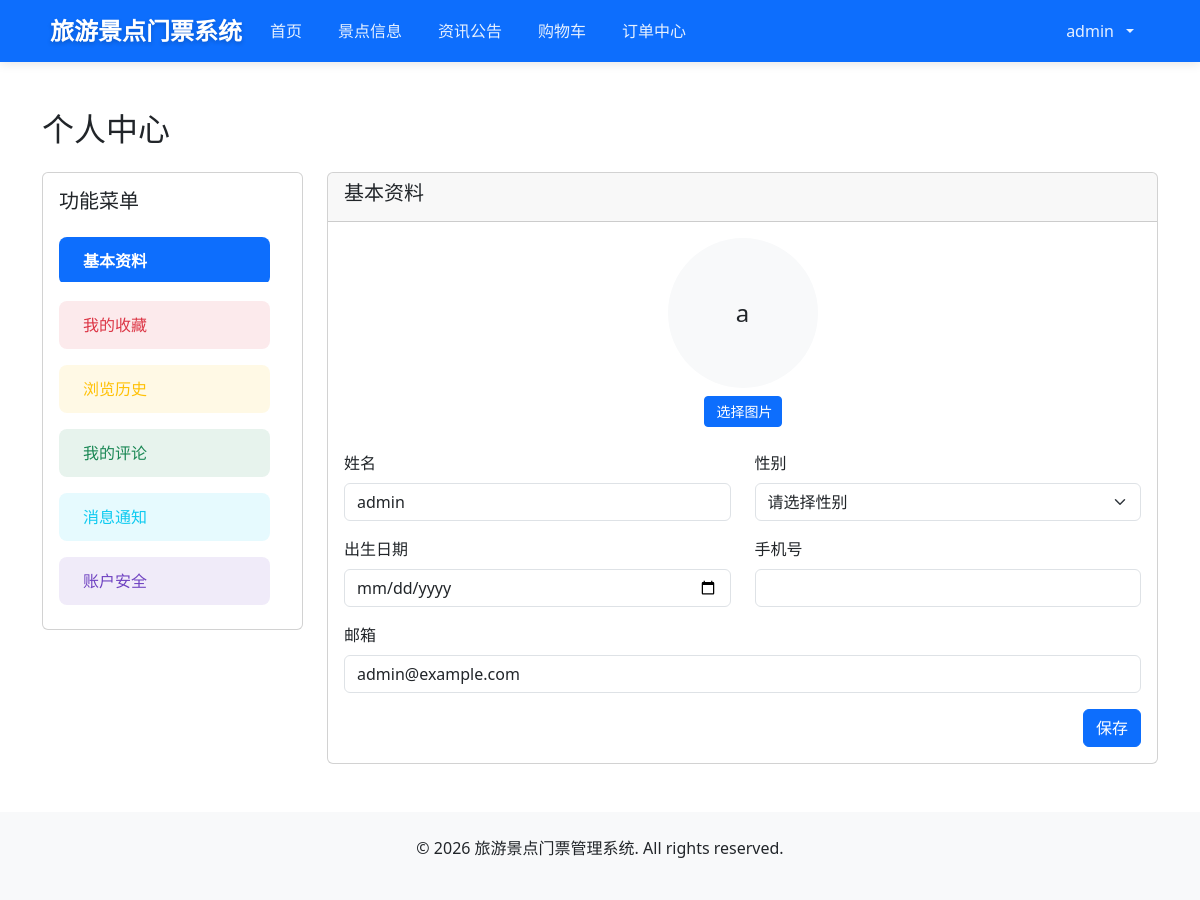
/personal_center/ (signed in), run on the app's committed database.
### ticket/models.py (models this page shows)
class User(AbstractUser):
    DoesNotExist = None
    objects = UserManager()
    ROLE_CHOICES = (
        (0, '游客'),        # 普通用户，可浏览景点、购买门票
        (1, '景点管理员'),  # 可管理自己负责的景点信息
        (2, '网站管理员'),  # 可管理所有系统资源
    )
    GENDER_CHOICES = (
        ('', '请选择性别'),  # 默认空值，提示用户选择
        ('male', '男'),      # 男性
        ('female', '女'),    # 女性
        ('other', '其他'),   # 其他性别
    )
    role = models.IntegerField(choices=ROLE_CHOICES, default=0, verbose_name='角色')
    avatar = models.ImageField(upload_to='avatars/', null=True, blank=True, verbose_name='头像')
    phone = models.CharField(max_length=11, null=True, blank=True, verbose_name='手机号')
    gender = models.CharField(max_length=10, choices=GENDER_CHOICES, default='', verbose_name='性别')
    birthdate = models.DateField(null=True, blank=True, verbose_name='出生日期')
    class Meta:
        verbose_name = '用户'           # 模型的可读名称
        verbose_name_plural = verbose_name  # 复数形式的可读名称

### ticket/views.py (the view, shortened to what this page needs)
# urls.py: path('personal_center/', views.personal_center, name='personal_center'),
@login_required
def personal_center(request):
    return render(request, 'personal_center.html')

### templates/personal_center.html (shortened to what this page needs)
{% extends 'base.html' %}
{% block content %}
    <div class="container mt-5">
        <h2>个人中心</h2>
        <div class="row mt-4">
            <div class="col-md-3">
                <div class="card">
                    <div class="card-body">
                        <h5 class="card-title mb-4">功能菜单</h5>
                        <ul class="nav nav-pills flex-column">
                            <li class="nav-item mb-2">
                                <a class="nav-link active" id="basic-info-tab" data-bs-toggle="pill" href="#basic-info" role="tab" aria-controls="basic-info" aria-selected="true">
                                     基本资料
                                </a>
                            </li>
                            <li class="nav-item mb-2">
                                <a class="nav-link" id="favorites-tab" data-bs-toggle="pill" href="#favorites" role="tab" aria-controls="favorites" aria-selected="false">
                                     我的收藏
                                </a>
                            </li>
                            <li class="nav-item mb-2">
                                <a class="nav-link" id="browse-history-tab" data-bs-toggle="pill" href="#browse-history" role="tab" aria-controls="browse-history" aria-selected="false">
                                     浏览历史
                                </a>
                            </li>
                            <li class="nav-item mb-2">
                                <a class="nav-link" id="my-comments-tab" data-bs-toggle="pill" href="#my-comments" role="tab" aria-controls="my-comments" aria-selected="false">
                                     我的评论
                                </a>
                            </li>
                            <li class="nav-item mb-2">
                                <a class="nav-link" id="notifications-tab" data-bs-toggle="pill" href="#notifications" role="tab" aria-controls="notifications" aria-selected="false">
                                     消息通知
                                </a>
                            </li>
                            <li class="nav-item">
                                <a class="nav-link" id="account-security-tab" data-bs-toggle="pill" href="#account-security" role="tab" aria-controls="account-security" aria-selected="false">
                                     账户安全
                                </a>
                            </li>
                        </ul>
                    </div>
                </div>
            </div>
            <div class="col-md-9">
                <div class="tab-content" id="personalCenterTabsContent">
                    <div class="tab-pane fade show active" id="basic-info" role="tabpanel" aria-labelledby="basic-info-tab">
                        <div class="card">
                            <div class="card-header">
                                <h5>基本资料</h5>
                            </div>
                            <div class="card-body">
                                <form method="post" enctype="multipart/form-data">
                                    <div class="mb-4 text-center">
                                        {% if user.avatar %}
                                        <img id="avatarPreview" src="{{ user.avatar.url }}" alt="头像" class="rounded-circle" style="width: 150px; height: 150px; object-fit: cover; cursor: pointer;">
                                        {% else %}
                                        <div id="avatarPreview" class="rounded-circle bg-light d-flex align-items-center justify-content-center" style="width: 150px; height: 150px; margin: 0 auto; cursor: pointer;">
                                            <span class="fs-4">{{ user.username|first }}</span>
                                        </div>
                                        {% endif %}
                                        <div class="mt-2">
                                            <label for="avatar" class="btn btn-primary btn-sm">
                                                 选择图片
                                            </label>
                                        </div>
                                    </div>
                                    <div class="row">
                                        <div class="col-md-6 mb-3">
                                            <label for="username" class="form-label">姓名</label>
                                            <input type="text" class="form-control" id="username" name="username" value="{{ user.username }}" required>
                                        </div>
                                        <div class="col-md-6 mb-3">
                                            <label for="gender" class="form-label">性别</label>
                                            <select class="form-select" id="gender" name="gender">
                                                <option value="" {% if not user.gender %}selected{% endif %}>请选择性别</option>
                                            </select>
                                        </div>
                                    </div>
                                    <div class="row">
                                        <div class="col-md-6 mb-3">
                                            <label for="birthdate" class="form-label">出生日期</label>
                                            <input type="date" class="form-control" id="birthdate" name="birthdate" value="{{ user.birthdate|date:'Y-m-d' }}">
                                        </div>
                                        <div class="col-md-6 mb-3">
                                            <label for="phone" class="form-label">手机号</label>
                                            <input type="tel" class="form-control" id="phone" name="phone" value="{{ user.phone|default:'' }}">
                                        </div>
                                    </div>
                                    <div class="mb-3">
                                        <label for="email" class="form-label">邮箱</label>
                                        <input type="email" class="form-control" id="email" name="email" value="{{ user.email }}" required>
                                    </div>
                                    <div class="d-grid gap-2 d-md-flex justify-content-md-end">
                                        <button type="submit" class="btn btn-primary">保存</button>
                                    </div>
                                </form>
                            </div>
                        </div>
                    </div>
                </div>
            </div>
        </div>
    </div>
{% endblock %}

### templates/base.html (shortened to what this page needs)
<!DOCTYPE html>
<html lang="zh-CN">
<head>
    <link rel="stylesheet" href="https://cdn.jsdelivr.net/npm/bootstrap@5.3.0/dist/css/bootstrap.min.css">
</head>
<body>
    <nav class="navbar navbar-expand-lg navbar-dark bg-primary">
        <div class="container">
            <a class="navbar-brand" href="{% url 'ticket:index' %}">
                旅游景点门票系统
            </a>
            <div class="collapse navbar-collapse" id="navbarNav">
                <ul class="navbar-nav me-auto">
                    <li class="nav-item">
                        <a class="nav-link " aria-current="" href="{% url 'ticket:index' %}">
                            首页
                        </a>
                    </li>
                    <li class="nav-item">
                        <a class="nav-link {% if request.resolver_match.view_name == 'ticket:scenic_spots' %}active{% endif %}" href="{% url 'ticket:scenic_spots' %}">
                            景点信息
                        </a>
                    </li>
                    <li class="nav-item">
                        <a class="nav-link {% if request.resolver_match.view_name == 'ticket:news_list' or request.resolver_match.view_name == 'ticket:news_detail' %}active{% endif %}" href="{% url 'ticket:news_list' %}">
                            资讯公告
                        </a>
                    </li>
                    <li class="nav-item">
                        <a class="nav-link {% if request.resolver_match.view_name == 'ticket:cart' %}active{% endif %}" href="{% url 'ticket:cart' %}" style="position: relative;">
                            购物车
                        </a>
                    </li>
                    <li class="nav-item">
                        <a class="nav-link " href="{% url 'ticket:order_center' %}">
                            订单中心
                        </a>
                    </li>
                </ul>
                <ul class="navbar-nav">
                    {% if user.is_authenticated %}
                    <li class="nav-item dropdown">
                        <a class="nav-link dropdown-toggle d-flex align-items-center gap-2" href="#" id="userDropdown" role="button" data-bs-toggle="dropdown" aria-expanded="false">
                            <span>{{ user.username }}</span>
                        </a>
                    </li>
                    {% endif %}
                </ul>
            </div>
        </div>
    </nav>
    {% block content %}
    {% endblock %}
    <footer class="bg-light py-4 mt-5">
        <div class="container text-center">
            <p>&copy; 2026 旅游景点门票管理系统. All rights reserved.</p>
        </div>
    </footer>
</body>
</html>

### templates/base.html (style rules this page uses)
.navbar { box-shadow: 0 2px 10px rgba(0, 0, 0, 0.1); transition: all 0.3s ease; }
.navbar-brand { font-size: 1.5rem; font-weight: 700; color: #ffffff !important; text-shadow: 0 2px 4px rgba(0, 0, 0, 0.2); }
.nav-link { font-weight: 500; color: rgba(255, 255, 255, 0.9) !important; margin-right: 1rem; transition: all 0.3s ease; position: relative; }
.nav-link.active { color: #ffffff !important; font-weight: 600; }
.nav-link.active::after { content: ''; position: absolute; bottom: 0; left: 0; width: 100%; height: 3px; background-color: #ffffff; border-radius: 3px; }

### templates/personal_center.html (style rules this page uses)
.nav-pills .nav-link { font-weight: 500 !important; transition: all 0.3s ease !important; margin-bottom: 8px !important; border-radius: 8px !important; padding: 12px 16px !important; }
.nav-pills .nav-link#basic-info-tab { color: #0d6efd !important; background-color: rgba(13, 110, 253, 0.1) !important; }
.nav-pills .nav-link#favorites-tab { color: #dc3545 !important; background-color: rgba(220, 53, 69, 0.1) !important; }
.nav-pills .nav-link#browse-history-tab { color: #ffc107 !important; background-color: rgba(255, 193, 7, 0.1) !important; }
.nav-pills .nav-link#my-comments-tab { color: #198754 !important; background-color: rgba(25, 135, 84, 0.1) !important; }
.nav-pills .nav-link#notifications-tab { color: #0dcaf0 !important; background-color: rgba(13, 202, 240, 0.1) !important; }
.nav-pills .nav-link#account-security-tab { color: #6f42c1 !important; background-color: rgba(111, 66, 193, 0.1) !important; }
.nav-pills .nav-link.active { font-weight: 600 !important; }
.nav-pills .nav-link#basic-info-tab.active { color: white !important; background-color: #0d6efd !important; }

### data on the page
User: username "admin", username|first "a", gender "请选择性别", email "admin@example.com"
